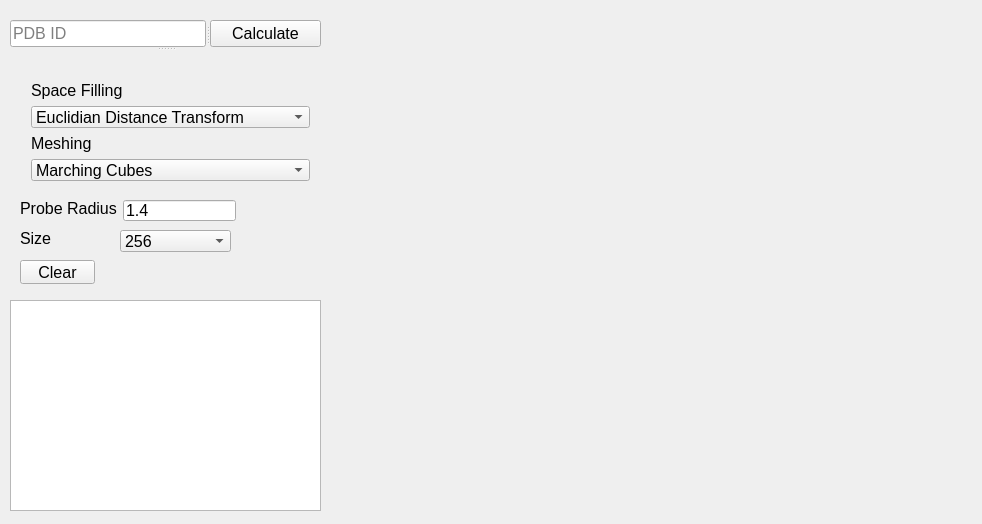
<?xml version="1.0" encoding="UTF-8"?>
<ui version="4.0">
 <class>AlgomoleQtClass</class>
 <widget class="QWidget" name="AlgomoleQtClass">
  <property name="geometry">
   <rect>
    <x>0</x>
    <y>0</y>
    <width>982</width>
    <height>524</height>
   </rect>
  </property>
  <property name="windowTitle">
   <string>AlgomoleQt</string>
  </property>
  <widget class="Renderer" name="rendererWidget" native="true">
   <property name="geometry">
    <rect>
     <x>340</x>
     <y>10</y>
     <width>630</width>
     <height>500</height>
    </rect>
   </property>
   <property name="sizePolicy">
    <sizepolicy hsizetype="Preferred" vsizetype="Preferred">
     <horstretch>0</horstretch>
     <verstretch>0</verstretch>
    </sizepolicy>
   </property>
   <property name="minimumSize">
    <size>
     <width>630</width>
     <height>500</height>
    </size>
   </property>
   <property name="maximumSize">
    <size>
     <width>630</width>
     <height>500</height>
    </size>
   </property>
   <property name="baseSize">
    <size>
     <width>630</width>
     <height>500</height>
    </size>
   </property>
  </widget>
  <widget class="QSplitter" name="splitter_3">
   <property name="geometry">
    <rect>
     <x>10</x>
     <y>20</y>
     <width>311</width>
     <height>31</height>
    </rect>
   </property>
   <property name="orientation">
    <enum>Qt::Vertical</enum>
   </property>
   <widget class="QSplitter" name="splitter">
    <property name="orientation">
     <enum>Qt::Horizontal</enum>
    </property>
    <widget class="QLineEdit" name="idInput">
     <property name="font">
      <font>
       <pointsize>12</pointsize>
      </font>
     </property>
     <property name="placeholderText">
      <string>PDB ID</string>
     </property>
    </widget>
    <widget class="QPushButton" name="loadButton">
     <property name="font">
      <font>
       <pointsize>12</pointsize>
      </font>
     </property>
     <property name="text">
      <string>Calculate</string>
     </property>
    </widget>
   </widget>
   <widget class="QSplitter" name="splitter_2">
    <property name="orientation">
     <enum>Qt::Vertical</enum>
    </property>
   </widget>
  </widget>
  <widget class="QTextBrowser" name="textBrowser">
   <property name="geometry">
    <rect>
     <x>10</x>
     <y>300</y>
     <width>311</width>
     <height>211</height>
    </rect>
   </property>
   <property name="font">
    <font>
     <pointsize>12</pointsize>
    </font>
   </property>
  </widget>
  <widget class="QLineEdit" name="lineEdit">
   <property name="geometry">
    <rect>
     <x>123</x>
     <y>200</y>
     <width>113</width>
     <height>21</height>
    </rect>
   </property>
   <property name="font">
    <font>
     <pointsize>12</pointsize>
    </font>
   </property>
   <property name="text">
    <string>1.4</string>
   </property>
  </widget>
  <widget class="QLabel" name="label_3">
   <property name="geometry">
    <rect>
     <x>20</x>
     <y>200</y>
     <width>101</width>
     <height>16</height>
    </rect>
   </property>
   <property name="font">
    <font>
     <pointsize>12</pointsize>
    </font>
   </property>
   <property name="text">
    <string>Probe Radius</string>
   </property>
  </widget>
  <widget class="QLabel" name="label_4">
   <property name="geometry">
    <rect>
     <x>20</x>
     <y>230</y>
     <width>71</width>
     <height>16</height>
    </rect>
   </property>
   <property name="font">
    <font>
     <pointsize>12</pointsize>
    </font>
   </property>
   <property name="text">
    <string>Size</string>
   </property>
  </widget>
  <widget class="QWidget" name="layoutWidget">
   <property name="geometry">
    <rect>
     <x>20</x>
     <y>70</y>
     <width>301</width>
     <height>122</height>
    </rect>
   </property>
   <layout class="QVBoxLayout" name="verticalLayout_3">
    <item>
     <layout class="QVBoxLayout" name="verticalLayout">
      <item>
       <widget class="QLabel" name="label">
        <property name="font">
         <font>
          <pointsize>12</pointsize>
         </font>
        </property>
        <property name="text">
         <string>Space Filling</string>
        </property>
       </widget>
      </item>
      <item>
       <widget class="QComboBox" name="comboBox">
        <property name="font">
         <font>
          <pointsize>12</pointsize>
         </font>
        </property>
        <item>
         <property name="text">
          <string>Euclidian Distance Transform</string>
         </property>
        </item>
        <item>
         <property name="text">
          <string>Gaussian Approximation</string>
         </property>
        </item>
       </widget>
      </item>
     </layout>
    </item>
    <item>
     <layout class="QVBoxLayout" name="verticalLayout_2">
      <item>
       <widget class="QLabel" name="label_2">
        <property name="font">
         <font>
          <pointsize>12</pointsize>
         </font>
        </property>
        <property name="text">
         <string>Meshing</string>
        </property>
       </widget>
      </item>
      <item>
       <widget class="QComboBox" name="comboBox_2">
        <property name="font">
         <font>
          <pointsize>12</pointsize>
         </font>
        </property>
        <item>
         <property name="text">
          <string>Marching Cubes</string>
         </property>
        </item>
        <item>
         <property name="text">
          <string>Alpha Wrapping</string>
         </property>
        </item>
       </widget>
      </item>
     </layout>
    </item>
   </layout>
  </widget>
  <widget class="QComboBox" name="comboBox_3">
   <property name="geometry">
    <rect>
     <x>120</x>
     <y>230</y>
     <width>111</width>
     <height>22</height>
    </rect>
   </property>
   <property name="font">
    <font>
     <pointsize>12</pointsize>
    </font>
   </property>
   <property name="currentIndex">
    <number>2</number>
   </property>
   <item>
    <property name="text">
     <string>64</string>
    </property>
   </item>
   <item>
    <property name="text">
     <string>128</string>
    </property>
   </item>
   <item>
    <property name="text">
     <string>256</string>
    </property>
   </item>
  </widget>
  <widget class="QPushButton" name="pushButton">
   <property name="geometry">
    <rect>
     <x>20</x>
     <y>260</y>
     <width>75</width>
     <height>24</height>
    </rect>
   </property>
   <property name="font">
    <font>
     <pointsize>12</pointsize>
    </font>
   </property>
   <property name="text">
    <string>Clear</string>
   </property>
  </widget>
 </widget>
 <layoutdefault spacing="6" margin="11"/>
 <customwidgets>
  <customwidget>
   <class>Renderer</class>
   <extends>QWidget</extends>
   <header>renderer.h</header>
   <container>1</container>
  </customwidget>
 </customwidgets>
 <resources>
  <include location="algomoleqt.qrc"/>
 </resources>
 <connections/>
</ui>
